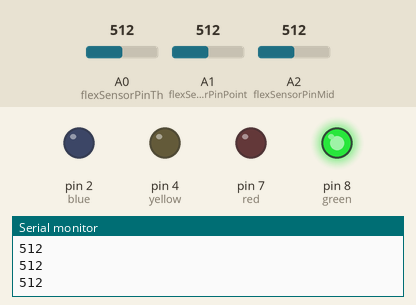
This sketch was run on a simulated Arduino Uno, built with avr-gcc and run on an emulated ATmega328P. Parts: output pins drawn as LEDs (lit = HIGH), the last lines printed to the serial monitor. The test bench sets the inputs (shaded band); at power-on: A0 (flexSensorPinTh) = 512, A2 (flexSensorPinMid) = 512, A1 (flexSensorPinPoint) = 512.

Above: at 1.3 s.
1.4 s: A0 (flexSensorPinTh) set to 60
2.9 s: A0 (flexSensorPinTh) set to 49
At 3.3 s:
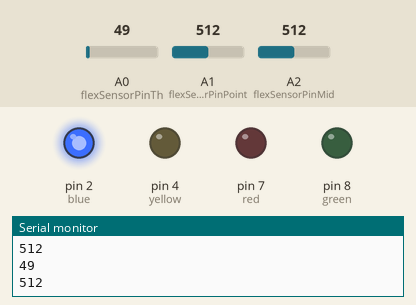
4.5 s: A2 (flexSensorPinMid) set to 164
6.0 s: A2 (flexSensorPinMid) set to 135
At 6.9 s:
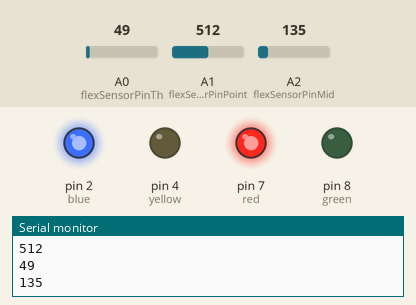
7.5 s: A1 (flexSensorPinPoint) set to 148
9.0 s: A1 (flexSensorPinPoint) set to 120
At 9.4 s:
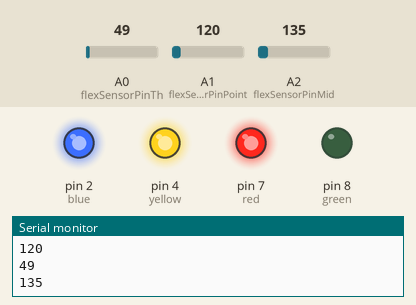
Timing chart, 0 to 11.5 s (numbered marks = the images above; inputs shaded):
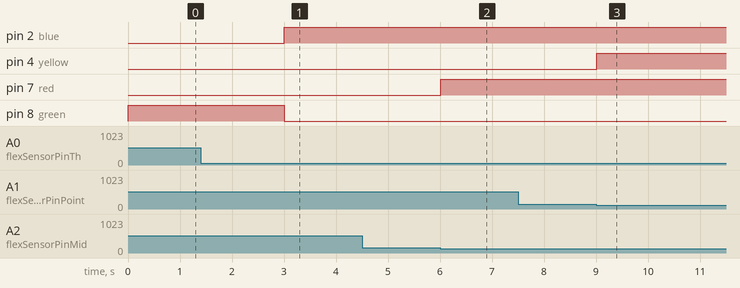

Measured:
- the behaviour switches between 56 and 55 on A0 (flexSensorPinTh) (found by bisection; images 0 and 1)
- the behaviour switches between 150 and 149 on A2 (flexSensorPinMid) (found by bisection; images 1 and 2)
- the behaviour switches between 135 and 134 on A1 (flexSensorPinPoint) (found by bisection; images 2 and 3)
- after the input at 2.9 s, pin 2 (blue): LOW → HIGH after 0.11 s; pin 8 (green): HIGH → LOW after 0.11 s
- after the input at 6.0 s, pin 7 (red): LOW → HIGH at once
- after the input at 9.0 s, pin 4 (yellow): LOW → HIGH at once

The sketch:

_3flexSensorFinal.ino
```cpp
int flexSensorPinTh = A0; //analog pin 0
int flexSensorPinPoint = A1; //analog pin 1
int flexSensorPinMid = A2; //analog pin 2
int green = 8;
int red = 7;
int yellow = 4;
int blue = 2;

void setup(){
  Serial.begin(9600);
  pinMode(blue, OUTPUT);
  pinMode(yellow, OUTPUT);
  pinMode(red, OUTPUT);
  pinMode(green, OUTPUT);

}

void loop(){
  int flexSensorReadingPt = analogRead(flexSensorPinPoint);
  int flexSensorReadingTh = analogRead(flexSensorPinTh);
  int flexSensorReadingMid = analogRead(flexSensorPinMid);
  Serial.println(flexSensorReadingPt);
  Serial.println(flexSensorReadingTh);
  Serial.println(flexSensorReadingMid);

  if(flexSensorReadingTh <= 55 && flexSensorReadingPt >= 133 && flexSensorReadingMid >= 150){
  digitalWrite(yellow, LOW);
  digitalWrite(green, LOW);
  digitalWrite(red, LOW);
  digitalWrite(blue, HIGH);   // turn the blue LED on (HIGH is the voltage level)
  }


else if(flexSensorReadingPt <= 133 && flexSensorReadingTh <= 55 && flexSensorReadingMid >= 150){
  digitalWrite(blue, HIGH);
  digitalWrite(yellow, HIGH);
  digitalWrite(green, LOW);
  digitalWrite(red, LOW);   // turn the blue and yello LED on (HIGH is the voltage level)
  }
else if(flexSensorReadingPt >= 135 && flexSensorReadingTh <= 55 && flexSensorReadingMid <= 150){
  digitalWrite(blue, HIGH);
  digitalWrite(yellow, LOW);
  digitalWrite(green, LOW);
  digitalWrite(red, HIGH);   // turn the blue and yello LED on (HIGH is the voltage level)

  }

else if(flexSensorReadingPt<= 135 && flexSensorReadingTh <= 55 && flexSensorReadingMid <= 150){
  digitalWrite(blue, HIGH);
  digitalWrite(yellow, HIGH);
  digitalWrite(green, LOW);
  digitalWrite(red, HIGH);
}

   else{
  digitalWrite(blue, LOW);
  digitalWrite(yellow, LOW);
  digitalWrite(green, HIGH);
  digitalWrite(red, LOW);
 }

  delay(500); //just here to slow down the output for easier reading
}
```
